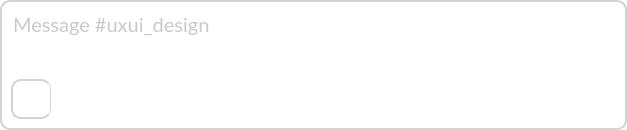
             <widget class="QWidget" name="widget_2" native="true">
              <property name="minimumSize">
               <size>
                <width>0</width>
                <height>130</height>
               </size>
              </property>
              <property name="maximumSize">
               <size>
                <width>16777215</width>
                <height>130</height>
               </size>
              </property>
              <property name="styleSheet">
               <string notr="true">border:2px solid lightgray;
border-radius:10px;
background:white;</string>
              </property>
              <layout class="QHBoxLayout" name="horizontalLayout_41">
               <item>
                <layout class="QVBoxLayout" name="verticalLayout_8">
                 <item>
                  <widget class="QLineEdit" name="lineEdit_2">
                   <property name="minimumSize">
                    <size>
                     <width>0</width>
                     <height>40</height>
                    </size>
                   </property>
                   <property name="styleSheet">
                    <string notr="true">border:none;
color: #939393;
font-size: 20px;
font-family: Lato;
line-height: 142%;</string>
                   </property>
                   <property name="alignment">
                    <set>Qt::AlignLeading|Qt::AlignLeft|Qt::AlignTop</set>
                   </property>
                   <property name="placeholderText">
                    <string>Message #uxui_design</string>
                   </property>
                  </widget>
                 </item>
                 <item>
                  <spacer name="verticalSpacer_6">
                   <property name="orientation">
                    <enum>Qt::Vertical</enum>
                   </property>
                   <property name="sizeHint" stdset="0">
                    <size>
                     <width>20</width>
                     <height>18</height>
                    </size>
                   </property>
                  </spacer>
                 </item>
                 <item>
                  <layout class="QHBoxLayout" name="horizontalLayout_40">
                   <item>
                    <layout class="QHBoxLayout" name="horizontalLayout_35">
                     <item>
                      <widget class="QPushButton" name="message_pushButton_quickAction">
                       <property name="minimumSize">
                        <size>
                         <width>40</width>
                         <height>40</height>
                        </size>
                       </property>
                       <property name="maximumSize">
                        <size>
                         <width>40</width>
                         <height>40</height>
                        </size>
                       </property>
                       <property name="styleSheet">
                        <string notr="true">image: url(:/new/prefix1/resources/quick.png);
border-right:1px solid lightgray;</string>
                       </property>
                       <property name="text">
                        <string/>
                       </property>
                      </widget>
                     </item>
                     <item>
                      <widget class="QFrame" name="frame_4">
                       <property name="minimumSize">
                        <size>
                         <width>311</width>
                         <height>34</height>
                        </size>
                       </property>
                       <property name="maximumSize">
                        <size>
                         <width>16777215</width>
                         <height>40</height>
                        </size>
                       </property>
                       <property name="styleSheet">
                        <string notr="true">border:none;
image: url(:/new/prefix1/resources/Image.png);</string>
                       </property>
                       <property name="frameShape">
                        <enum>QFrame::StyledPanel</enum>
                       </property>
                       <property name="frameShadow">
                        <enum>QFrame::Raised</enum>
                       </property>
                      </widget>
                     </item>
                    </layout>
                   </item>
                   <item>
                    <spacer name="horizontalSpacer_13">
                     <property name="orientation">
                      <enum>Qt::Horizontal</enum>
                     </property>
                     <property name="sizeHint" stdset="0">
                      <size>
                       <width>40</width>
                       <height>20</height>
                      </size>
                     </property>
                    </spacer>
                   </item>
                   <item>
                    <widget class="QFrame" name="frame_7">
                     <property name="minimumSize">
                      <size>
                       <width>0</width>
                       <height>34</height>
                      </size>
                     </property>
                     <property name="styleSheet">
                      <string notr="true">border:none;</string>
                     </property>
                     <property name="frameShape">
                      <enum>QFrame::StyledPanel</enum>
                     </property>
                     <property name="frameShadow">
                      <enum>QFrame::Raised</enum>
                     </property>
                     <layout class="QHBoxLayout" name="horizontalLayout_34">
                      <item>
                       <layout class="QHBoxLayout" name="horizontalLayout_33">
                        <item>
                         <widget class="QPushButton" name="pushButton_10">
                          <property name="styleSheet">
                           <string notr="true">image: url(:/new/prefix1/resources/Aa.png);
border:none;</string>
                          </property>
                          <property name="text">
                           <string/>
                          </property>
                         </widget>
                        </item>
                        <item>
                         <widget class="QPushButton" name="pushButton_17">
                          <property name="styleSheet">
                           <string notr="true">image: url(:/new/prefix1/resources/Vector.png);
border:none;</string>
                          </property>
                          <property name="text">
                           <string/>
                          </property>
                         </widget>
                        </item>
                        <item>
                         <widget class="QPushButton" name="pushButton_11">
                          <property name="styleSheet">
                           <string notr="true">image: url(:/new/prefix1/resources/emoji.png);
border:none;</string>
                          </property>
                          <property name="text">
                           <string/>
                          </property>
                         </widget>
                        </item>
                        <item>
                         <widget class="QPushButton" name="pushButton_15">
                          <property name="styleSheet">
                           <string notr="true">image: url(:/new/prefix1/resources/clip.png);
border:none;</string>
                          </property>
                          <property name="text">
                           <string/>
                          </property>
                         </widget>
                        </item>
                        <item>
                         <widget class="QPushButton" name="pushButton_enter">
                          <property name="styleSheet">
                           <string notr="true">image: url(:/new/prefix1/resources/send.png);
border:none;</string>
                          </property>
                          <property name="text">
                           <string/>
                          </property>
                         </widget>
                        </item>
                       </layout>
                      </item>
                     </layout>
                    </widget>
                   </item>
                  </layout>
                 </item>
                </layout>
               </item>
              </layout>
             </widget>
